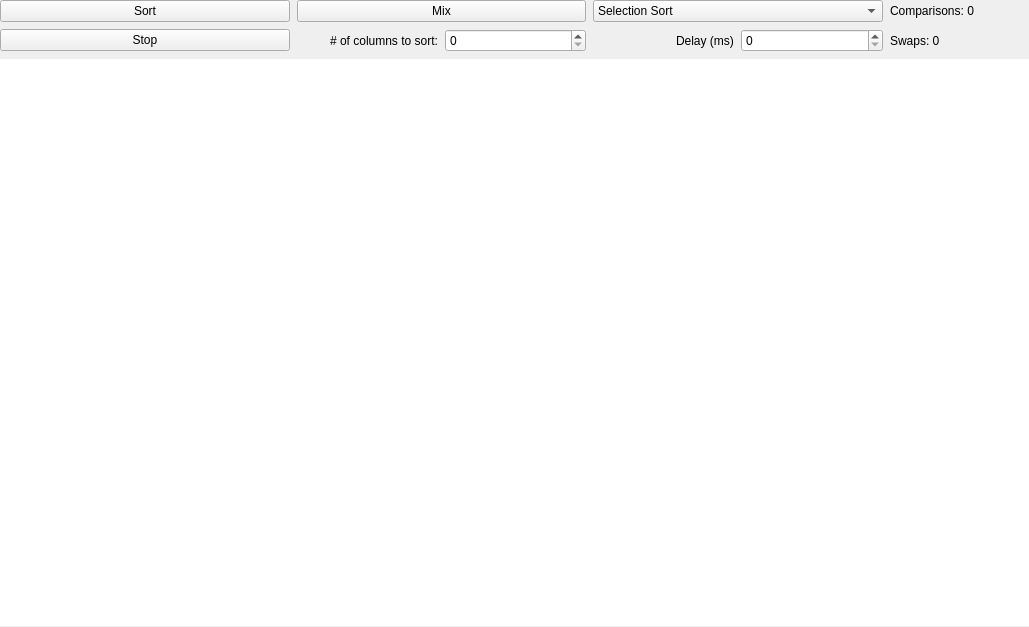
<?xml version="1.0" encoding="UTF-8"?>
<ui version="4.0">
 <class>Sort</class>
 <widget class="QMainWindow" name="Sort">
  <property name="geometry">
   <rect>
    <x>0</x>
    <y>0</y>
    <width>1029</width>
    <height>627</height>
   </rect>
  </property>
  <property name="sizePolicy">
   <sizepolicy hsizetype="Fixed" vsizetype="Fixed">
    <horstretch>0</horstretch>
    <verstretch>0</verstretch>
   </sizepolicy>
  </property>
  <property name="windowTitle">
   <string>Sort</string>
  </property>
  <widget class="QWidget" name="centralwidget">
   <property name="sizePolicy">
    <sizepolicy hsizetype="Expanding" vsizetype="Expanding">
     <horstretch>0</horstretch>
     <verstretch>0</verstretch>
    </sizepolicy>
   </property>
   <widget class="QWidget" name="gridLayoutWidget">
    <property name="geometry">
     <rect>
      <x>0</x>
      <y>0</y>
      <width>1031</width>
      <height>626</height>
     </rect>
    </property>
    <layout class="QGridLayout" name="gridLayout" rowstretch="0,0,0,0,0,0">
     <property name="spacing">
      <number>7</number>
     </property>
     <item row="0" column="4" colspan="2">
      <widget class="QComboBox" name="SortSelect">
       <item>
        <property name="text">
         <string>Selection Sort</string>
        </property>
       </item>
       <item>
        <property name="text">
         <string>Bubble Sort</string>
        </property>
       </item>
       <item>
        <property name="text">
         <string>Insertion Sort</string>
        </property>
       </item>
       <item>
        <property name="text">
         <string>Quick Sort</string>
        </property>
       </item>
       <item>
        <property name="text">
         <string>Cocktail Sort</string>
        </property>
       </item>
      </widget>
     </item>
     <item row="1" column="5">
      <widget class="QSpinBox" name="delay"/>
     </item>
     <item row="1" column="0" colspan="2">
      <widget class="QPushButton" name="Stopbut">
       <property name="text">
        <string>Stop</string>
       </property>
      </widget>
     </item>
     <item row="1" column="2" alignment="Qt::AlignRight">
      <widget class="QLabel" name="label_2">
       <property name="layoutDirection">
        <enum>Qt::LeftToRight</enum>
       </property>
       <property name="text">
        <string># of columns to sort:</string>
       </property>
      </widget>
     </item>
     <item row="0" column="2" colspan="2">
      <widget class="QPushButton" name="Mixbut">
       <property name="text">
        <string>Mix</string>
       </property>
      </widget>
     </item>
     <item row="0" column="0" colspan="2">
      <widget class="QPushButton" name="Sortbut">
       <property name="sizePolicy">
        <sizepolicy hsizetype="Preferred" vsizetype="Preferred">
         <horstretch>0</horstretch>
         <verstretch>0</verstretch>
        </sizepolicy>
       </property>
       <property name="text">
        <string>Sort</string>
       </property>
      </widget>
     </item>
     <item row="1" column="4" alignment="Qt::AlignRight">
      <widget class="QLabel" name="label">
       <property name="text">
        <string>Delay (ms)</string>
       </property>
      </widget>
     </item>
     <item row="1" column="3">
      <widget class="QSpinBox" name="columnNum"/>
     </item>
     <item row="1" column="6">
      <widget class="QLabel" name="Swaps">
       <property name="text">
        <string>Swaps: 0</string>
       </property>
      </widget>
     </item>
     <item row="0" column="6">
      <widget class="QLabel" name="Comparisons">
       <property name="text">
        <string>Comparisons: 0</string>
       </property>
      </widget>
     </item>
     <item row="4" column="0" rowspan="2" colspan="7">
      <widget class="QGraphicsView" name="graphicsView">
       <property name="sizePolicy">
        <sizepolicy hsizetype="Expanding" vsizetype="Expanding">
         <horstretch>0</horstretch>
         <verstretch>0</verstretch>
        </sizepolicy>
       </property>
       <property name="frameShape">
        <enum>QFrame::NoFrame</enum>
       </property>
       <property name="verticalScrollBarPolicy">
        <enum>Qt::ScrollBarAlwaysOff</enum>
       </property>
       <property name="horizontalScrollBarPolicy">
        <enum>Qt::ScrollBarAlwaysOff</enum>
       </property>
       <property name="sizeAdjustPolicy">
        <enum>QAbstractScrollArea::AdjustIgnored</enum>
       </property>
      </widget>
     </item>
    </layout>
   </widget>
  </widget>
 </widget>
 <resources/>
 <connections/>
</ui>
